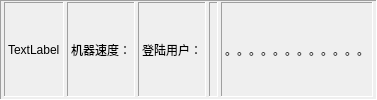
      <widget class="QFrame" name="status">
       <property name="frameShape">
        <enum>QFrame::Panel</enum>
       </property>
       <property name="frameShadow">
        <enum>QFrame::Sunken</enum>
       </property>
       <property name="lineWidth">
        <number>1</number>
       </property>
       <layout class="QHBoxLayout" name="horizontalLayout_42">
        <property name="spacing">
         <number>3</number>
        </property>
        <property name="leftMargin">
         <number>3</number>
        </property>
        <property name="topMargin">
         <number>1</number>
        </property>
        <property name="rightMargin">
         <number>3</number>
        </property>
        <property name="bottomMargin">
         <number>2</number>
        </property>
        <item>
         <widget class="QLabel" name="msgLabel">
          <property name="frameShape">
           <enum>QFrame::Panel</enum>
          </property>
          <property name="frameShadow">
           <enum>QFrame::Sunken</enum>
          </property>
          <property name="text">
           <string>TextLabel</string>
          </property>
         </widget>
        </item>
        <item>
         <widget class="QLabel" name="label_2">
          <property name="frameShape">
           <enum>QFrame::Panel</enum>
          </property>
          <property name="frameShadow">
           <enum>QFrame::Sunken</enum>
          </property>
          <property name="text">
           <string>机器速度：</string>
          </property>
         </widget>
        </item>
        <item>
         <widget class="QLabel" name="userLabel">
          <property name="frameShape">
           <enum>QFrame::Panel</enum>
          </property>
          <property name="frameShadow">
           <enum>QFrame::Sunken</enum>
          </property>
          <property name="text">
           <string>登陆用户：</string>
          </property>
         </widget>
        </item>
        <item>
         <widget class="ClockLabel" name="dateLabel">
          <property name="frameShape">
           <enum>QFrame::Panel</enum>
          </property>
          <property name="frameShadow">
           <enum>QFrame::Sunken</enum>
          </property>
          <property name="text">
           <string/>
          </property>
         </widget>
        </item>
        <item>
         <widget class="QLabel" name="label_4">
          <property name="frameShape">
           <enum>QFrame::Panel</enum>
          </property>
          <property name="frameShadow">
           <enum>QFrame::Sunken</enum>
          </property>
          <property name="text">
           <string>。。。。。。。。。。。。</string>
          </property>
         </widget>
        </item>
       </layout>
      </widget>
